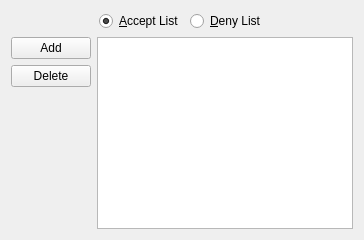
              <widget class="QWidget" name="tab_3">
               <attribute name="title">
                <string>&amp;Upload</string>
               </attribute>
               <layout class="QVBoxLayout" name="verticalLayout_17">
                <item>
                 <layout class="QHBoxLayout" name="horizontalLayout_20">
                  <item>
                   <spacer name="horizontalSpacer_16">
                    <property name="orientation">
                     <enum>Qt::Horizontal</enum>
                    </property>
                    <property name="sizeHint" stdset="0">
                     <size>
                      <width>40</width>
                      <height>20</height>
                     </size>
                    </property>
                   </spacer>
                  </item>
                  <item>
                   <widget class="QRadioButton" name="acceptlistUL">
                    <property name="text">
                     <string>&amp;Accept List</string>
                    </property>
                    <property name="checked">
                     <bool>true</bool>
                    </property>
                   </widget>
                  </item>
                  <item>
                   <widget class="QRadioButton" name="denylistUL">
                    <property name="text">
                     <string>&amp;Deny List</string>
                    </property>
                    <property name="checked">
                     <bool>false</bool>
                    </property>
                   </widget>
                  </item>
                  <item>
                   <spacer name="horizontalSpacer_14">
                    <property name="orientation">
                     <enum>Qt::Horizontal</enum>
                    </property>
                    <property name="sizeHint" stdset="0">
                     <size>
                      <width>40</width>
                      <height>20</height>
                     </size>
                    </property>
                   </spacer>
                  </item>
                 </layout>
                </item>
                <item>
                 <layout class="QHBoxLayout" name="horizontalLayout_22">
                  <item>
                   <layout class="QVBoxLayout" name="verticalLayout_14">
                    <item>
                     <widget class="QPushButton" name="addULDistiller">
                      <property name="text">
                       <string>Add</string>
                      </property>
                     </widget>
                    </item>
                    <item>
                     <widget class="QPushButton" name="delULDistiller">
                      <property name="text">
                       <string>Delete</string>
                      </property>
                     </widget>
                    </item>
                    <item>
                     <spacer name="verticalSpacer_4">
                      <property name="orientation">
                       <enum>Qt::Vertical</enum>
                      </property>
                      <property name="sizeHint" stdset="0">
                       <size>
                        <width>20</width>
                        <height>40</height>
                       </size>
                      </property>
                     </spacer>
                    </item>
                   </layout>
                  </item>
                  <item>
                   <widget class="QListWidget" name="listWidget_2">
                    <property name="alternatingRowColors">
                     <bool>true</bool>
                    </property>
                    <property name="selectionBehavior">
                     <enum>QAbstractItemView::SelectRows</enum>
                    </property>
                    <property name="horizontalScrollMode">
                     <enum>QAbstractItemView::ScrollPerPixel</enum>
                    </property>
                    <property name="sortingEnabled">
                     <bool>true</bool>
                    </property>
                   </widget>
                  </item>
                 </layout>
                </item>
               </layout>
              </widget>
